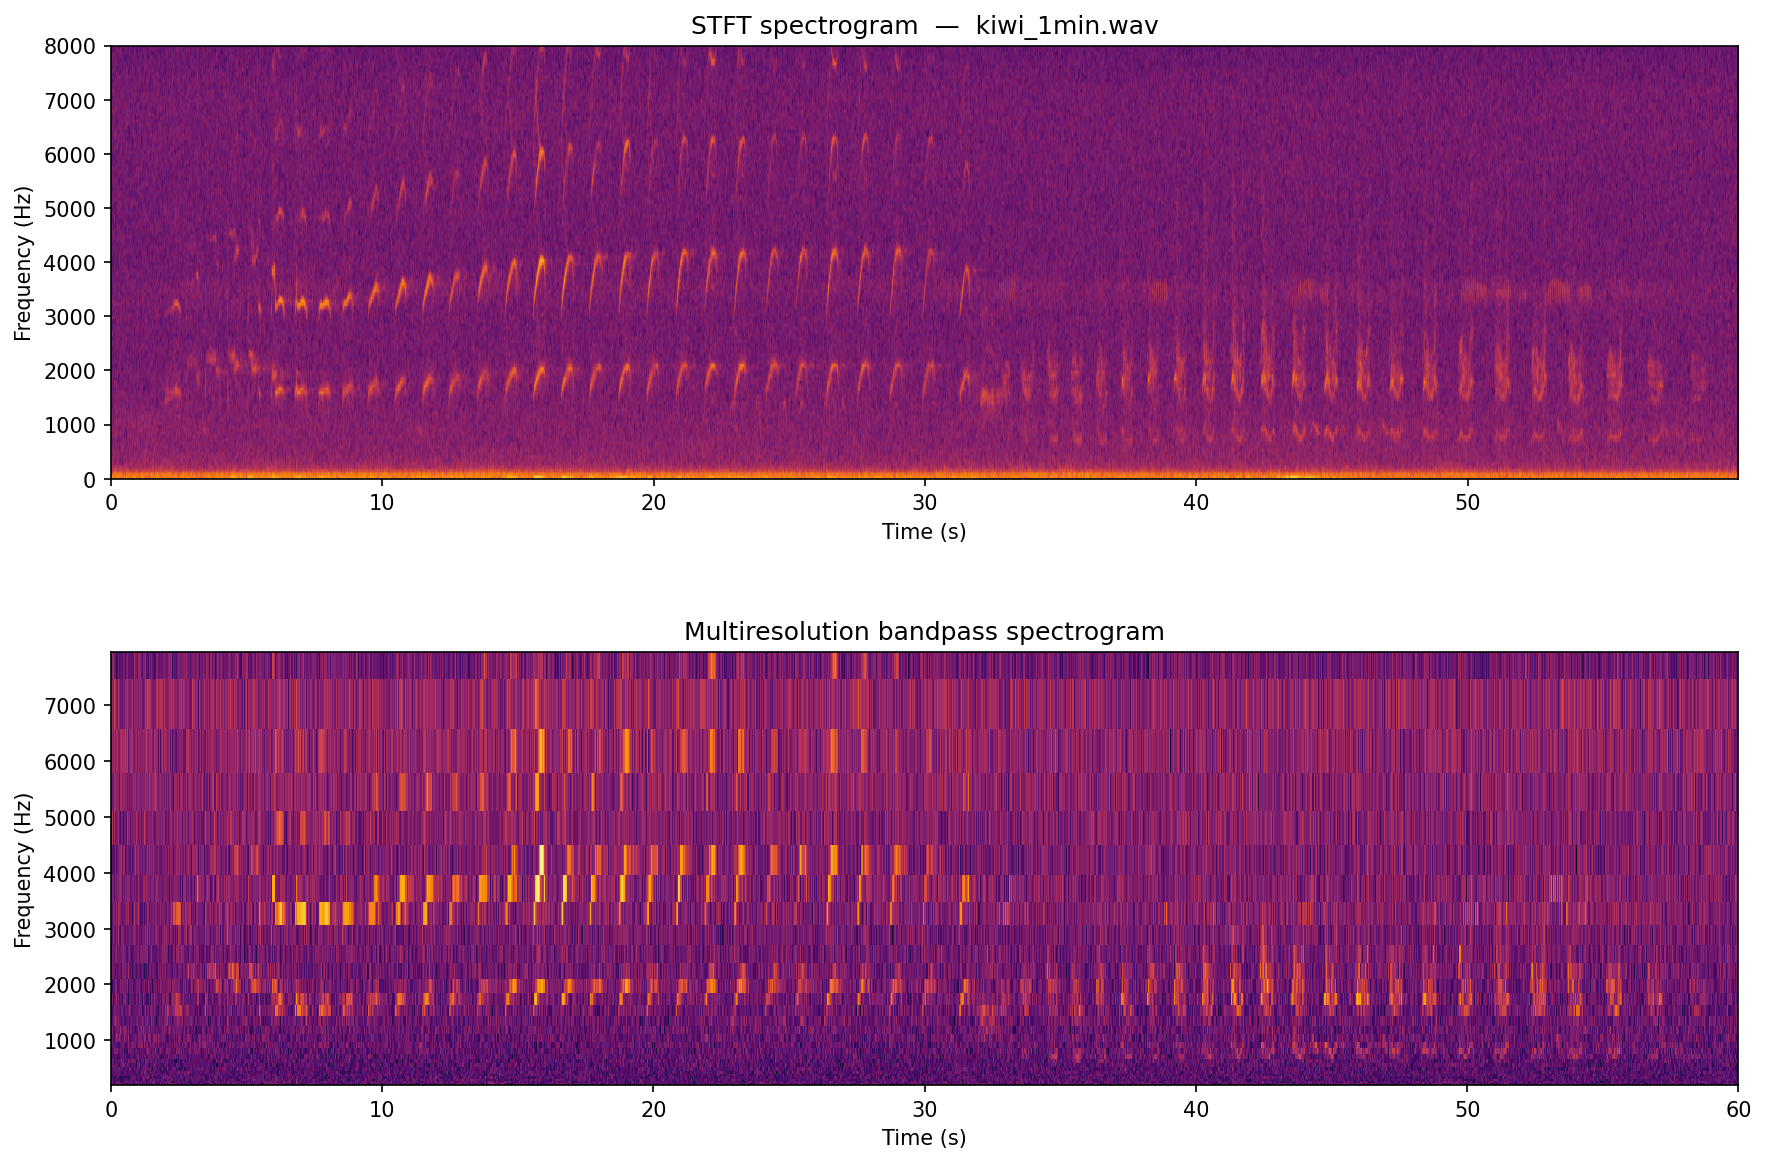

Generate this figure with Python:
import sys
import os
import numpy as np
import matplotlib.pyplot as plt
import matplotlib.gridspec as gridspec
import scipy.signal as signal

sys.path.insert(0, os.path.dirname(__file__))
from src.data.spectrogram import Spectrogram

# ── Parameters ────────────────────────────────────────────────────────────────
AUDIO_FILE   = "Sound Files/kiwi_1min.wav"
WINDOW_WIDTH = 512
INCR         = 128

N_BANDS   = 30      # total number of bandpass bands
FREQ_LOW  = 200     # Hz — lower edge of lowest band
FREQ_HIGH = None    # Hz — upper edge of highest band; None = fs/2 - 50
# ─────────────────────────────────────────────────────────────────────────────


def make_bands(fs, n_bands, f_low, f_high=None):
    """Logarithmically spaced bands from f_low to f_high.

    Log spacing gives wide bands at low frequencies (high time resolution)
    and narrow bands at high frequencies (finer frequency detail), which
    matches both perceptual scales and kiwi's high-frequency specialisation.
    """
    if f_high is None:
        f_high = fs / 2 - 50
    centers   = np.logspace(np.log10(f_low), np.log10(f_high), n_bands)
    mid_edges = np.sqrt(centers[:-1] * centers[1:])   # geometric midpoints
    low_edges  = np.r_[f_low,      mid_edges]
    high_edges = np.r_[mid_edges,  f_high]
    return list(zip(low_edges, high_edges))


def bandpass_fir(sig, low_hz, high_hz, fs):
    """Windowed-sinc bandpass FIR; tap count auto-scaled to bandwidth."""
    bw      = high_hz - low_hz
    n_taps  = int(np.ceil(8.0 * fs / bw))
    n_taps += 1 - n_taps % 2       # ensure odd
    half    = (n_taps - 1) // 2
    n       = np.arange(n_taps) - half

    def lp_sinc(fc):
        return np.where(n == 0, 2 * fc,
                        np.sin(2 * np.pi * fc * n) / (np.pi * n))

    h   = (lp_sinc(high_hz / fs) - lp_sinc(low_hz / fs)) * np.hamming(n_taps)
    out = signal.fftconvolve(sig, h, mode='full')
    return out[half: half + len(sig)]


def build_bandpass_spectrogram(audio, fs, bands):
    """Filter into each band, compute envelope, resample to a shared time axis.

    Each band is smoothed and downsampled at a rate proportional to its
    bandwidth (wider band → smaller hop → finer time resolution), then
    interpolated to the common grid set by the widest band.
    Returns (arr, t_common) where arr has shape (n_bands, n_time).
    """
    max_bw   = max(h - l for l, h in bands)
    dt       = 1.0 / (4.0 * max_bw)
    n_common = int(len(audio) / fs / dt) + 1
    t_common = np.linspace(0, len(audio) / fs, n_common)

    rows = []
    for low, high in bands:
        bw      = high - low
        filt    = bandpass_fir(audio, low, high, fs)
        env     = np.abs(signal.hilbert(filt))
        win_len = max(3, (int(fs * 2.0 / bw) | 1))   # smooth ∝ 1/bw, kept odd
        w       = np.hamming(win_len)
        env     = np.convolve(env, w / w.sum(), mode='same')
        hop     = max(1, int(fs / (4.0 * bw)))
        env_ds  = env[::hop]
        t_band  = np.arange(len(env_ds)) * hop / fs
        rows.append(np.interp(t_common, t_band, env_ds))

    arr = np.array(rows, dtype=np.float32)
    arr = np.log1p(arr)                                    # log-compress raw amplitudes
    arr = (arr - arr.min()) / (arr.max() - arr.min() + 1e-9)   # normalise to [0, 1]
    return arr, t_common


def main():
    audio_path = os.path.join(os.path.dirname(__file__), AUDIO_FILE)
    if not os.path.isfile(audio_path):
        print(f"ERROR: file not found: {audio_path}")
        sys.exit(1)

    sp = Spectrogram(window_width=WINDOW_WIDTH, incr=INCR)
    sp.readSoundFile(audio_path)
    fs    = sp.audio_data.sample_rate
    audio = sp.audio_data.data.astype(np.float64)
    print(f"Loaded  {AUDIO_FILE}  |  {fs} Hz  |  {len(audio)/fs:.1f} s")

    sp.spectrogram(window_width=WINDOW_WIDTH, incr=INCR, window='Hann',
                   sgType='Standard', sgScale='Linear', mean_normalise=True)
    sg_log   = sp.normalisedSpec(tr="Log")
    sg_times = np.arange(sg_log.shape[0]) * INCR / fs
    sg_freqs = np.linspace(0, fs / 2, sg_log.shape[1])

    f_high      = FREQ_HIGH if FREQ_HIGH is not None else fs / 2 - 50
    valid_bands = make_bands(fs, N_BANDS, FREQ_LOW, f_high)
    print(f"Computing {len(valid_bands)}-band bandpass spectrogram  "
          f"({FREQ_LOW:.0f}–{f_high:.0f} Hz) …")
    bp_arr, t_bp = build_bandpass_spectrogram(audio, fs, valid_bands)

    freq_edges = np.array([valid_bands[0][0]] + [h for _, h in valid_bands])
    dt_bp      = t_bp[1] - t_bp[0]
    t_edges    = np.r_[t_bp - dt_bp / 2, t_bp[-1] + dt_bp / 2]

    fig = plt.figure(figsize=(14, 9))
    gs  = gridspec.GridSpec(2, 1, hspace=0.4)

    ax1 = fig.add_subplot(gs[0])
    ax1.imshow(sg_log.T, origin='lower', aspect='auto', cmap='inferno',
               extent=[sg_times[0], sg_times[-1], sg_freqs[0], sg_freqs[-1]])
    ax1.set_xlabel("Time (s)")
    ax1.set_ylabel("Frequency (Hz)")
    ax1.set_title(f"STFT spectrogram  —  {os.path.basename(AUDIO_FILE)}")

    ax2 = fig.add_subplot(gs[1])
    ax2.pcolormesh(t_edges, freq_edges, bp_arr, cmap='inferno', shading='flat')
    ax2.set_xlabel("Time (s)")
    ax2.set_ylabel("Frequency (Hz)")
    ax2.set_title("Multiresolution bandpass spectrogram")

    plt.savefig("bandpass_explore.png", dpi=150, bbox_inches='tight')
    print("Saved bandpass_explore.png")
    plt.show()


if __name__ == "__main__":
    main()
